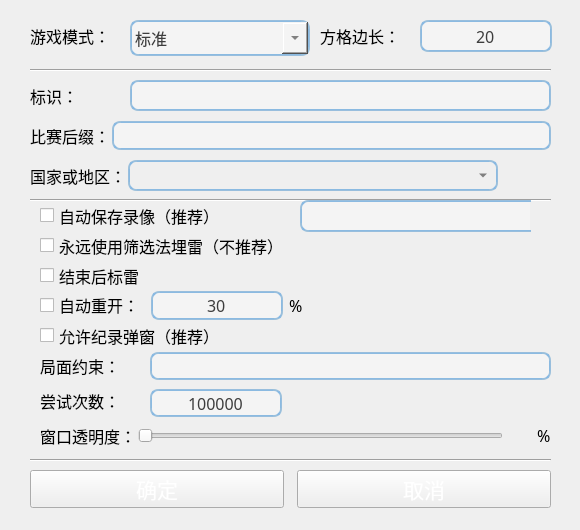
<?xml version="1.0" encoding="UTF-8"?>
<ui version="4.0">
 <class>Form</class>
 <widget class="QWidget" name="Form">
  <property name="windowModality">
   <enum>Qt::NonModal</enum>
  </property>
  <property name="geometry">
   <rect>
    <x>0</x>
    <y>0</y>
    <width>580</width>
    <height>530</height>
   </rect>
  </property>
  <property name="minimumSize">
   <size>
    <width>580</width>
    <height>530</height>
   </size>
  </property>
  <property name="maximumSize">
   <size>
    <width>580</width>
    <height>530</height>
   </size>
  </property>
  <property name="mouseTracking">
   <bool>true</bool>
  </property>
  <property name="focusPolicy">
   <enum>Qt::ClickFocus</enum>
  </property>
  <property name="windowTitle">
   <string>游戏设置</string>
  </property>
  <property name="windowIcon">
   <iconset>
    <normaloff>media/cat.ico</normaloff>media/cat.ico</iconset>
  </property>
  <property name="styleSheet">
   <string notr="true">QComboBox::drop-down {
    width: 26px;
}</string>
  </property>
  <widget class="QPushButton" name="pushButton_yes">
   <property name="geometry">
    <rect>
     <x>30</x>
     <y>470</y>
     <width>254</width>
     <height>38</height>
    </rect>
   </property>
   <property name="minimumSize">
    <size>
     <width>254</width>
     <height>0</height>
    </size>
   </property>
   <property name="maximumSize">
    <size>
     <width>254</width>
     <height>16777215</height>
    </size>
   </property>
   <property name="font">
    <font>
     <family>微软雅黑</family>
     <pointsize>16</pointsize>
     <weight>50</weight>
     <italic>false</italic>
     <bold>false</bold>
    </font>
   </property>
   <property name="focusPolicy">
    <enum>Qt::NoFocus</enum>
   </property>
   <property name="styleSheet">
    <string notr="true">border-image: url(media/button.png);
font: 16pt &quot;微软雅黑&quot;;
color:white;</string>
   </property>
   <property name="text">
    <string>确定</string>
   </property>
   <property name="autoDefault">
    <bool>false</bool>
   </property>
   <property name="flat">
    <bool>false</bool>
   </property>
  </widget>
  <widget class="QPushButton" name="pushButton_no">
   <property name="geometry">
    <rect>
     <x>297</x>
     <y>470</y>
     <width>254</width>
     <height>38</height>
    </rect>
   </property>
   <property name="minimumSize">
    <size>
     <width>254</width>
     <height>0</height>
    </size>
   </property>
   <property name="maximumSize">
    <size>
     <width>254</width>
     <height>16777215</height>
    </size>
   </property>
   <property name="font">
    <font>
     <family>微软雅黑</family>
     <pointsize>16</pointsize>
     <weight>50</weight>
     <italic>false</italic>
     <bold>false</bold>
    </font>
   </property>
   <property name="focusPolicy">
    <enum>Qt::NoFocus</enum>
   </property>
   <property name="styleSheet">
    <string notr="true">border-image: url(media/button.png);
font: 16pt &quot;微软雅黑&quot;;
color:white;</string>
   </property>
   <property name="text">
    <string>取消</string>
   </property>
  </widget>
  <widget class="Line" name="line_2">
   <property name="geometry">
    <rect>
     <x>30</x>
     <y>450</y>
     <width>521</width>
     <height>20</height>
    </rect>
   </property>
   <property name="orientation">
    <enum>Qt::Horizontal</enum>
   </property>
  </widget>
  <widget class="QCheckBox" name="checkBox_end_then_flag">
   <property name="geometry">
    <rect>
     <x>40</x>
     <y>260</y>
     <width>511</width>
     <height>31</height>
    </rect>
   </property>
   <property name="font">
    <font>
     <family>微软雅黑</family>
     <pointsize>12</pointsize>
    </font>
   </property>
   <property name="toolTip">
    <string/>
   </property>
   <property name="styleSheet">
    <string notr="true"/>
   </property>
   <property name="text">
    <string>结束后标雷</string>
   </property>
  </widget>
  <widget class="QLabel" name="label_label">
   <property name="geometry">
    <rect>
     <x>30</x>
     <y>80</y>
     <width>101</width>
     <height>32</height>
    </rect>
   </property>
   <property name="font">
    <font>
     <family>微软雅黑</family>
     <pointsize>12</pointsize>
    </font>
   </property>
   <property name="text">
    <string>标识：</string>
   </property>
   <property name="scaledContents">
    <bool>false</bool>
   </property>
   <property name="wordWrap">
    <bool>false</bool>
   </property>
  </widget>
  <widget class="QCheckBox" name="checkBox_filter_forever">
   <property name="geometry">
    <rect>
     <x>40</x>
     <y>230</y>
     <width>511</width>
     <height>31</height>
    </rect>
   </property>
   <property name="font">
    <font>
     <family>微软雅黑</family>
     <pointsize>12</pointsize>
    </font>
   </property>
   <property name="toolTip">
    <string>勾选后永远使用筛选法埋雷，否则会适时改用调整法</string>
   </property>
   <property name="styleSheet">
    <string notr="true"/>
   </property>
   <property name="text">
    <string>永远使用筛选法埋雷（不推荐）</string>
   </property>
  </widget>
  <widget class="Line" name="line_3">
   <property name="geometry">
    <rect>
     <x>30</x>
     <y>60</y>
     <width>521</width>
     <height>20</height>
    </rect>
   </property>
   <property name="orientation">
    <enum>Qt::Horizontal</enum>
   </property>
  </widget>
  <widget class="QCheckBox" name="checkBox_autosave_video">
   <property name="geometry">
    <rect>
     <x>40</x>
     <y>200</y>
     <width>511</width>
     <height>31</height>
    </rect>
   </property>
   <property name="font">
    <font>
     <family>微软雅黑</family>
     <pointsize>12</pointsize>
    </font>
   </property>
   <property name="toolTip">
    <string>完成后自动将录像保存到replay文件夹下</string>
   </property>
   <property name="styleSheet">
    <string notr="true"/>
   </property>
   <property name="text">
    <string>自动保存录像（推荐）</string>
   </property>
  </widget>
  <widget class="QLabel" name="label_gamemode">
   <property name="geometry">
    <rect>
     <x>30</x>
     <y>20</y>
     <width>101</width>
     <height>32</height>
    </rect>
   </property>
   <property name="font">
    <font>
     <family>微软雅黑</family>
     <pointsize>12</pointsize>
    </font>
   </property>
   <property name="text">
    <string>游戏模式：</string>
   </property>
   <property name="scaledContents">
    <bool>false</bool>
   </property>
   <property name="wordWrap">
    <bool>false</bool>
   </property>
  </widget>
  <widget class="QLineEdit" name="lineEdit_label">
   <property name="geometry">
    <rect>
     <x>130</x>
     <y>80</y>
     <width>421</width>
     <height>31</height>
    </rect>
   </property>
   <property name="font">
    <font>
     <family>微软雅黑</family>
     <pointsize>12</pointsize>
    </font>
   </property>
   <property name="focusPolicy">
    <enum>Qt::ClickFocus</enum>
   </property>
   <property name="styleSheet">
    <string notr="true">border-width: 2px;
border-radius: 8px;
border-style: solid;
border-top-color: qlineargradient(spread:pad, x1:0.5, y1:1, x2:0.5, y2:0, stop:0 #85b7e3, stop:1 #9ec1db);
border-right-color: qlineargradient(spread:pad, x1:0, y1:0, x2:1, y2:0, stop:0 #85b7e3, stop:1 #9ec1db);
border-bottom-color: qlineargradient(spread:pad, x1:0.5, y1:0, x2:0.5, y2:1, stop:0 #85b7e3, stop:1 #9ec1db);
border-left-color: qlineargradient(spread:pad, x1:1, y1:0, x2:0, y2:0, stop:0 #85b7e3, stop:1 #9ec1db);
background-color: #f4f4f4;
color: #3d3d3d;</string>
   </property>
   <property name="text">
    <string notr="true"/>
   </property>
   <property name="maxLength">
    <number>1024</number>
   </property>
   <property name="alignment">
    <set>Qt::AlignCenter</set>
   </property>
  </widget>
  <widget class="QSpinBox" name="spinBox_pixsize">
   <property name="geometry">
    <rect>
     <x>420</x>
     <y>20</y>
     <width>132</width>
     <height>32</height>
    </rect>
   </property>
   <property name="sizePolicy">
    <sizepolicy hsizetype="Minimum" vsizetype="Fixed">
     <horstretch>0</horstretch>
     <verstretch>0</verstretch>
    </sizepolicy>
   </property>
   <property name="minimumSize">
    <size>
     <width>132</width>
     <height>0</height>
    </size>
   </property>
   <property name="maximumSize">
    <size>
     <width>132</width>
     <height>16777215</height>
    </size>
   </property>
   <property name="font">
    <font>
     <family>微软雅黑</family>
     <pointsize>12</pointsize>
    </font>
   </property>
   <property name="focusPolicy">
    <enum>Qt::ClickFocus</enum>
   </property>
   <property name="styleSheet">
    <string notr="true">border-width: 2px;
border-radius: 8px;
border-style: solid;
border-top-color: qlineargradient(spread:pad, x1:0.5, y1:1, x2:0.5, y2:0, stop:0 #85b7e3, stop:1 #9ec1db);
border-right-color: qlineargradient(spread:pad, x1:0, y1:0, x2:1, y2:0, stop:0 #85b7e3, stop:1 #9ec1db);
border-bottom-color: qlineargradient(spread:pad, x1:0.5, y1:0, x2:0.5, y2:1, stop:0 #85b7e3, stop:1 #9ec1db);
border-left-color: qlineargradient(spread:pad, x1:1, y1:0, x2:0, y2:0, stop:0 #85b7e3, stop:1 #9ec1db);
background-color: #f4f4f4;
color: #3d3d3d;</string>
   </property>
   <property name="frame">
    <bool>true</bool>
   </property>
   <property name="alignment">
    <set>Qt::AlignCenter</set>
   </property>
   <property name="buttonSymbols">
    <enum>QAbstractSpinBox::NoButtons</enum>
   </property>
   <property name="keyboardTracking">
    <bool>true</bool>
   </property>
   <property name="showGroupSeparator" stdset="0">
    <bool>false</bool>
   </property>
   <property name="minimum">
    <number>1</number>
   </property>
   <property name="maximum">
    <number>200</number>
   </property>
   <property name="value">
    <number>20</number>
   </property>
  </widget>
  <widget class="QLabel" name="label_pixsize">
   <property name="geometry">
    <rect>
     <x>320</x>
     <y>20</y>
     <width>100</width>
     <height>32</height>
    </rect>
   </property>
   <property name="minimumSize">
    <size>
     <width>100</width>
     <height>0</height>
    </size>
   </property>
   <property name="maximumSize">
    <size>
     <width>100</width>
     <height>16777215</height>
    </size>
   </property>
   <property name="font">
    <font>
     <family>微软雅黑</family>
     <pointsize>12</pointsize>
    </font>
   </property>
   <property name="text">
    <string>方格边长：</string>
   </property>
   <property name="scaledContents">
    <bool>false</bool>
   </property>
   <property name="wordWrap">
    <bool>false</bool>
   </property>
  </widget>
  <widget class="QComboBox" name="comboBox_gamemode">
   <property name="geometry">
    <rect>
     <x>130</x>
     <y>20</y>
     <width>180</width>
     <height>36</height>
    </rect>
   </property>
   <property name="font">
    <font>
     <family>微软雅黑</family>
     <pointsize>12</pointsize>
    </font>
   </property>
   <property name="focusPolicy">
    <enum>Qt::ClickFocus</enum>
   </property>
   <property name="styleSheet">
    <string notr="true">border-width: 2px;
border-radius: 8px;
border-style: solid;
border-top-color: qlineargradient(spread:pad, x1:0.5, y1:1, x2:0.5, y2:0, stop:0 #85b7e3, stop:1 #9ec1db);
border-right-color: qlineargradient(spread:pad, x1:0, y1:0, x2:1, y2:0, stop:0 #85b7e3, stop:1 #9ec1db);
border-bottom-color: qlineargradient(spread:pad, x1:0.5, y1:0, x2:0.5, y2:1, stop:0 #85b7e3, stop:1 #9ec1db);
border-left-color: qlineargradient(spread:pad, x1:1, y1:0, x2:0, y2:0, stop:0 #85b7e3, stop:1 #9ec1db);
background-color: #f4f4f4;
width:102px;
height: 32px;
color: #3d3d3d;

</string>
   </property>
   <property name="currentIndex">
    <number>0</number>
   </property>
   <property name="sizeAdjustPolicy">
    <enum>QComboBox::AdjustToMinimumContentsLength</enum>
   </property>
   <item>
    <property name="text">
     <string>标准</string>
    </property>
   </item>
   <item>
    <property name="text">
     <string>Win7</string>
    </property>
   </item>
   <item>
    <property name="text">
     <string>强无猜</string>
    </property>
   </item>
   <item>
    <property name="text">
     <string>弱无猜</string>
    </property>
   </item>
   <item>
    <property name="text">
     <string>竞速无猜</string>
    </property>
   </item>
   <item>
    <property name="text">
     <string>准无猜</string>
    </property>
   </item>
   <item>
    <property name="text">
     <string>强可猜</string>
    </property>
   </item>
   <item>
    <property name="text">
     <string>弱可猜</string>
    </property>
   </item>
  </widget>
  <widget class="QCheckBox" name="checkBox_auto_notification">
   <property name="geometry">
    <rect>
     <x>40</x>
     <y>320</y>
     <width>511</width>
     <height>31</height>
    </rect>
   </property>
   <property name="font">
    <font>
     <family>微软雅黑</family>
     <pointsize>12</pointsize>
    </font>
   </property>
   <property name="toolTip">
    <string/>
   </property>
   <property name="styleSheet">
    <string notr="true"/>
   </property>
   <property name="text">
    <string>允许纪录弹窗（推荐）</string>
   </property>
  </widget>
  <widget class="Line" name="line_4">
   <property name="geometry">
    <rect>
     <x>30</x>
     <y>190</y>
     <width>521</width>
     <height>20</height>
    </rect>
   </property>
   <property name="orientation">
    <enum>Qt::Horizontal</enum>
   </property>
  </widget>
  <widget class="QSpinBox" name="spinBox_attempt_times_limit">
   <property name="geometry">
    <rect>
     <x>150</x>
     <y>389</y>
     <width>132</width>
     <height>28</height>
    </rect>
   </property>
   <property name="sizePolicy">
    <sizepolicy hsizetype="Minimum" vsizetype="Fixed">
     <horstretch>0</horstretch>
     <verstretch>0</verstretch>
    </sizepolicy>
   </property>
   <property name="font">
    <font>
     <family>微软雅黑</family>
     <pointsize>12</pointsize>
    </font>
   </property>
   <property name="focusPolicy">
    <enum>Qt::ClickFocus</enum>
   </property>
   <property name="styleSheet">
    <string notr="true">border-width: 2px;
border-radius: 8px;
border-style: solid;
border-top-color: qlineargradient(spread:pad, x1:0.5, y1:1, x2:0.5, y2:0, stop:0 #85b7e3, stop:1 #9ec1db);
border-right-color: qlineargradient(spread:pad, x1:0, y1:0, x2:1, y2:0, stop:0 #85b7e3, stop:1 #9ec1db);
border-bottom-color: qlineargradient(spread:pad, x1:0.5, y1:0, x2:0.5, y2:1, stop:0 #85b7e3, stop:1 #9ec1db);
border-left-color: qlineargradient(spread:pad, x1:1, y1:0, x2:0, y2:0, stop:0 #85b7e3, stop:1 #9ec1db);
background-color: #f4f4f4;
color: #3d3d3d;</string>
   </property>
   <property name="frame">
    <bool>true</bool>
   </property>
   <property name="alignment">
    <set>Qt::AlignCenter</set>
   </property>
   <property name="buttonSymbols">
    <enum>QAbstractSpinBox::NoButtons</enum>
   </property>
   <property name="keyboardTracking">
    <bool>true</bool>
   </property>
   <property name="showGroupSeparator" stdset="0">
    <bool>false</bool>
   </property>
   <property name="minimum">
    <number>0</number>
   </property>
   <property name="maximum">
    <number>99999999</number>
   </property>
   <property name="value">
    <number>99999999</number>
   </property>
  </widget>
  <widget class="QLabel" name="label_attempt_times_limit">
   <property name="geometry">
    <rect>
     <x>40</x>
     <y>385</y>
     <width>101</width>
     <height>31</height>
    </rect>
   </property>
   <property name="font">
    <font>
     <family>微软雅黑</family>
     <pointsize>12</pointsize>
    </font>
   </property>
   <property name="text">
    <string>尝试次数：</string>
   </property>
   <property name="scaledContents">
    <bool>false</bool>
   </property>
   <property name="wordWrap">
    <bool>false</bool>
   </property>
  </widget>
  <widget class="QLineEdit" name="lineEdit_constraint">
   <property name="geometry">
    <rect>
     <x>150</x>
     <y>352</y>
     <width>401</width>
     <height>28</height>
    </rect>
   </property>
   <property name="font">
    <font>
     <family>微软雅黑</family>
     <pointsize>12</pointsize>
    </font>
   </property>
   <property name="focusPolicy">
    <enum>Qt::ClickFocus</enum>
   </property>
   <property name="styleSheet">
    <string notr="true">border-width: 2px;
border-radius: 8px;
border-style: solid;
border-top-color: qlineargradient(spread:pad, x1:0.5, y1:1, x2:0.5, y2:0, stop:0 #85b7e3, stop:1 #9ec1db);
border-right-color: qlineargradient(spread:pad, x1:0, y1:0, x2:1, y2:0, stop:0 #85b7e3, stop:1 #9ec1db);
border-bottom-color: qlineargradient(spread:pad, x1:0.5, y1:0, x2:0.5, y2:1, stop:0 #85b7e3, stop:1 #9ec1db);
border-left-color: qlineargradient(spread:pad, x1:1, y1:0, x2:0, y2:0, stop:0 #85b7e3, stop:1 #9ec1db);
background-color: #f4f4f4;
color: #3d3d3d;</string>
   </property>
   <property name="text">
    <string/>
   </property>
   <property name="alignment">
    <set>Qt::AlignCenter</set>
   </property>
  </widget>
  <widget class="QLabel" name="label_constraint">
   <property name="geometry">
    <rect>
     <x>40</x>
     <y>350</y>
     <width>101</width>
     <height>31</height>
    </rect>
   </property>
   <property name="font">
    <font>
     <family>微软雅黑</family>
     <pointsize>12</pointsize>
    </font>
   </property>
   <property name="text">
    <string>局面约束：</string>
   </property>
   <property name="scaledContents">
    <bool>false</bool>
   </property>
   <property name="wordWrap">
    <bool>false</bool>
   </property>
  </widget>
  <widget class="QWidget" name="horizontalLayoutWidget">
   <property name="geometry">
    <rect>
     <x>40</x>
     <y>285</y>
     <width>511</width>
     <height>41</height>
    </rect>
   </property>
   <layout class="QHBoxLayout" name="horizontalLayout">
    <item>
     <widget class="QCheckBox" name="checkBox_auto_replay">
      <property name="font">
       <font>
        <family>微软雅黑</family>
        <pointsize>12</pointsize>
       </font>
      </property>
      <property name="toolTip">
       <string/>
      </property>
      <property name="styleSheet">
       <string notr="true"/>
      </property>
      <property name="text">
       <string>自动重开：</string>
      </property>
     </widget>
    </item>
    <item>
     <widget class="QSpinBox" name="spinBox_auto_replay">
      <property name="sizePolicy">
       <sizepolicy hsizetype="Minimum" vsizetype="Fixed">
        <horstretch>0</horstretch>
        <verstretch>0</verstretch>
       </sizepolicy>
      </property>
      <property name="minimumSize">
       <size>
        <width>132</width>
        <height>0</height>
       </size>
      </property>
      <property name="font">
       <font>
        <family>微软雅黑</family>
        <pointsize>12</pointsize>
       </font>
      </property>
      <property name="focusPolicy">
       <enum>Qt::ClickFocus</enum>
      </property>
      <property name="styleSheet">
       <string notr="true">QSpinBox{
border-width: 2px;
border-radius: 8px;
border-style: solid;
border-top-color: qlineargradient(spread:pad, x1:0.5, y1:1, x2:0.5, y2:0, stop:0 #85b7e3, stop:1 #9ec1db);
border-right-color: qlineargradient(spread:pad, x1:0, y1:0, x2:1, y2:0, stop:0 #85b7e3, stop:1 #9ec1db);
border-bottom-color: qlineargradient(spread:pad, x1:0.5, y1:0, x2:0.5, y2:1, stop:0 #85b7e3, stop:1 #9ec1db);
border-left-color: qlineargradient(spread:pad, x1:1, y1:0, x2:0, y2:0, stop:0 #85b7e3, stop:1 #9ec1db);
background-color: #f4f4f4;
color: #3d3d3d;
}</string>
      </property>
      <property name="frame">
       <bool>true</bool>
      </property>
      <property name="alignment">
       <set>Qt::AlignCenter</set>
      </property>
      <property name="buttonSymbols">
       <enum>QAbstractSpinBox::NoButtons</enum>
      </property>
      <property name="keyboardTracking">
       <bool>true</bool>
      </property>
      <property name="showGroupSeparator" stdset="0">
       <bool>false</bool>
      </property>
      <property name="minimum">
       <number>0</number>
      </property>
      <property name="maximum">
       <number>100</number>
      </property>
      <property name="value">
       <number>30</number>
      </property>
     </widget>
    </item>
    <item>
     <widget class="QLabel" name="label_auto_replay_percent">
      <property name="font">
       <font>
        <family>微软雅黑</family>
        <pointsize>12</pointsize>
       </font>
      </property>
      <property name="toolTip">
       <string notr="true"/>
      </property>
      <property name="statusTip">
       <string notr="true"/>
      </property>
      <property name="whatsThis">
       <string notr="true"/>
      </property>
      <property name="text">
       <string notr="true">%</string>
      </property>
      <property name="scaledContents">
       <bool>false</bool>
      </property>
      <property name="wordWrap">
       <bool>false</bool>
      </property>
     </widget>
    </item>
    <item>
     <spacer name="horizontalSpacer">
      <property name="orientation">
       <enum>Qt::Horizontal</enum>
      </property>
      <property name="sizeHint" stdset="0">
       <size>
        <width>40</width>
        <height>20</height>
       </size>
      </property>
     </spacer>
    </item>
   </layout>
  </widget>
  <widget class="QWidget" name="horizontalWidget_country" native="true">
   <property name="geometry">
    <rect>
     <x>30</x>
     <y>155</y>
     <width>521</width>
     <height>41</height>
    </rect>
   </property>
   <layout class="QHBoxLayout" name="horizontalLayout_2" stretch="2,20,1">
    <property name="spacing">
     <number>2</number>
    </property>
    <property name="leftMargin">
     <number>0</number>
    </property>
    <property name="topMargin">
     <number>0</number>
    </property>
    <property name="rightMargin">
     <number>0</number>
    </property>
    <property name="bottomMargin">
     <number>0</number>
    </property>
    <item>
     <widget class="QLabel" name="label_country">
      <property name="sizePolicy">
       <sizepolicy hsizetype="Preferred" vsizetype="Preferred">
        <horstretch>0</horstretch>
        <verstretch>0</verstretch>
       </sizepolicy>
      </property>
      <property name="font">
       <font>
        <family>微软雅黑</family>
        <pointsize>12</pointsize>
       </font>
      </property>
      <property name="text">
       <string>国家或地区：</string>
      </property>
      <property name="scaledContents">
       <bool>false</bool>
      </property>
      <property name="wordWrap">
       <bool>false</bool>
      </property>
     </widget>
    </item>
    <item>
     <widget class="BetterQCombox" name="comboBox_country">
      <property name="minimumSize">
       <size>
        <width>0</width>
        <height>31</height>
       </size>
      </property>
      <property name="maximumSize">
       <size>
        <width>16777215</width>
        <height>31</height>
       </size>
      </property>
      <property name="font">
       <font>
        <family>微软雅黑</family>
        <pointsize>12</pointsize>
        <weight>50</weight>
        <italic>false</italic>
        <bold>false</bold>
       </font>
      </property>
      <property name="focusPolicy">
       <enum>Qt::ClickFocus</enum>
      </property>
      <property name="styleSheet">
       <string notr="true">QComboBox {
border-width: 2px;
border-radius: 8px;
border-style: solid;
border-top-color: qlineargradient(spread:pad, x1:0.5, y1:1, x2:0.5, y2:0, stop:0 #85b7e3, stop:1 #9ec1db);
border-right-color: qlineargradient(spread:pad, x1:0, y1:0, x2:1, y2:0, stop:0 #85b7e3, stop:1 #9ec1db);
border-bottom-color: qlineargradient(spread:pad, x1:0.5, y1:0, x2:0.5, y2:1, stop:0 #85b7e3, stop:1 #9ec1db);
border-left-color: qlineargradient(spread:pad, x1:1, y1:0, x2:0, y2:0, stop:0 #85b7e3, stop:1 #9ec1db);
background-color: rgba(244,244,244,0);
width:102px;
height: 32px;
color: #3d3d3d;
	font: 12pt &quot;微软雅黑&quot;;
}

</string>
      </property>
      <property name="editable">
       <bool>true</bool>
      </property>
      <property name="currentText">
       <string notr="true"/>
      </property>
      <property name="currentIndex">
       <number>-1</number>
      </property>
      <property name="sizeAdjustPolicy">
       <enum>QComboBox::AdjustToMinimumContentsLength</enum>
      </property>
      <property name="modelColumn">
       <number>0</number>
      </property>
     </widget>
    </item>
    <item>
     <widget class="QLabel" name="label_national_flag">
      <property name="minimumSize">
       <size>
        <width>51</width>
        <height>0</height>
       </size>
      </property>
      <property name="maximumSize">
       <size>
        <width>51</width>
        <height>500</height>
       </size>
      </property>
      <property name="font">
       <font>
        <family>微软雅黑</family>
        <pointsize>16</pointsize>
       </font>
      </property>
      <property name="styleSheet">
       <string notr="true">background-color:rgba(0,0,0,0)</string>
      </property>
      <property name="text">
       <string/>
      </property>
      <property name="alignment">
       <set>Qt::AlignCenter</set>
      </property>
      <property name="wordWrap">
       <bool>false</bool>
      </property>
     </widget>
    </item>
   </layout>
  </widget>
  <widget class="QWidget" name="horizontalWidget_transparency" native="true">
   <property name="geometry">
    <rect>
     <x>40</x>
     <y>415</y>
     <width>511</width>
     <height>41</height>
    </rect>
   </property>
   <layout class="QHBoxLayout" name="horizontalLayout_3">
    <property name="spacing">
     <number>2</number>
    </property>
    <property name="leftMargin">
     <number>0</number>
    </property>
    <property name="topMargin">
     <number>0</number>
    </property>
    <property name="rightMargin">
     <number>0</number>
    </property>
    <property name="bottomMargin">
     <number>0</number>
    </property>
    <item>
     <widget class="QLabel" name="label_transparency">
      <property name="font">
       <font>
        <family>微软雅黑</family>
        <pointsize>12</pointsize>
       </font>
      </property>
      <property name="text">
       <string>窗口透明度：</string>
      </property>
      <property name="scaledContents">
       <bool>false</bool>
      </property>
      <property name="wordWrap">
       <bool>false</bool>
      </property>
     </widget>
    </item>
    <item>
     <widget class="QSlider" name="horizontalSlider_transparency">
      <property name="maximum">
       <number>100</number>
      </property>
      <property name="singleStep">
       <number>1</number>
      </property>
      <property name="orientation">
       <enum>Qt::Horizontal</enum>
      </property>
     </widget>
    </item>
    <item>
     <widget class="QLabel" name="label_transparency_percent_value">
      <property name="minimumSize">
       <size>
        <width>30</width>
        <height>0</height>
       </size>
      </property>
      <property name="font">
       <font>
        <family>微软雅黑</family>
        <pointsize>12</pointsize>
       </font>
      </property>
      <property name="layoutDirection">
       <enum>Qt::LeftToRight</enum>
      </property>
      <property name="text">
       <string/>
      </property>
      <property name="scaledContents">
       <bool>false</bool>
      </property>
      <property name="alignment">
       <set>Qt::AlignRight|Qt::AlignTrailing|Qt::AlignVCenter</set>
      </property>
      <property name="wordWrap">
       <bool>false</bool>
      </property>
     </widget>
    </item>
    <item>
     <widget class="QLabel" name="label_transparency_percent">
      <property name="font">
       <font>
        <family>微软雅黑</family>
        <pointsize>12</pointsize>
       </font>
      </property>
      <property name="toolTip">
       <string notr="true"/>
      </property>
      <property name="statusTip">
       <string notr="true"/>
      </property>
      <property name="whatsThis">
       <string notr="true"/>
      </property>
      <property name="accessibleName">
       <string notr="true"/>
      </property>
      <property name="accessibleDescription">
       <string notr="true"/>
      </property>
      <property name="text">
       <string notr="true">%</string>
      </property>
      <property name="scaledContents">
       <bool>false</bool>
      </property>
      <property name="wordWrap">
       <bool>false</bool>
      </property>
     </widget>
    </item>
   </layout>
  </widget>
  <widget class="QWidget" name="horizontalWidget_race" native="true">
   <property name="geometry">
    <rect>
     <x>30</x>
     <y>115</y>
     <width>521</width>
     <height>41</height>
    </rect>
   </property>
   <layout class="QHBoxLayout" name="horizontalLayout_4">
    <property name="spacing">
     <number>2</number>
    </property>
    <property name="leftMargin">
     <number>0</number>
    </property>
    <property name="topMargin">
     <number>0</number>
    </property>
    <property name="rightMargin">
     <number>0</number>
    </property>
    <property name="bottomMargin">
     <number>0</number>
    </property>
    <item>
     <widget class="QLabel" name="label_race_label">
      <property name="font">
       <font>
        <family>微软雅黑</family>
        <pointsize>12</pointsize>
       </font>
      </property>
      <property name="text">
       <string>比赛后缀：</string>
      </property>
      <property name="scaledContents">
       <bool>false</bool>
      </property>
      <property name="wordWrap">
       <bool>false</bool>
      </property>
     </widget>
    </item>
    <item>
     <widget class="QLineEdit" name="lineEdit_race_label">
      <property name="font">
       <font>
        <family>微软雅黑</family>
        <pointsize>12</pointsize>
       </font>
      </property>
      <property name="focusPolicy">
       <enum>Qt::ClickFocus</enum>
      </property>
      <property name="styleSheet">
       <string notr="true">border-width: 2px;
border-radius: 8px;
border-style: solid;
border-top-color: qlineargradient(spread:pad, x1:0.5, y1:1, x2:0.5, y2:0, stop:0 #85b7e3, stop:1 #9ec1db);
border-right-color: qlineargradient(spread:pad, x1:0, y1:0, x2:1, y2:0, stop:0 #85b7e3, stop:1 #9ec1db);
border-bottom-color: qlineargradient(spread:pad, x1:0.5, y1:0, x2:0.5, y2:1, stop:0 #85b7e3, stop:1 #9ec1db);
border-left-color: qlineargradient(spread:pad, x1:1, y1:0, x2:0, y2:0, stop:0 #85b7e3, stop:1 #9ec1db);
background-color: #f4f4f4;
color: #3d3d3d;</string>
      </property>
      <property name="text">
       <string notr="true"/>
      </property>
      <property name="maxLength">
       <number>1024</number>
      </property>
      <property name="alignment">
       <set>Qt::AlignCenter</set>
      </property>
     </widget>
    </item>
   </layout>
  </widget>
  <widget class="QLineEdit" name="lineEdit_country">
   <property name="geometry">
    <rect>
     <x>300</x>
     <y>200</y>
     <width>231</width>
     <height>32</height>
    </rect>
   </property>
   <property name="font">
    <font>
     <family>微软雅黑</family>
     <pointsize>12</pointsize>
    </font>
   </property>
   <property name="focusPolicy">
    <enum>Qt::ClickFocus</enum>
   </property>
   <property name="styleSheet">
    <string notr="true">border-width: 2px;
border-top-left-radius: 8px;
border-bottom-left-radius: 8px;
border-style: solid;
border-top-color: qlineargradient(spread:pad, x1:0.5, y1:1, x2:0.5, y2:0, stop:0 #85b7e3, stop:1 #9ec1db);
border-right-color: rgba(0,0,0,0);
border-bottom-color: qlineargradient(spread:pad, x1:0.5, y1:0, x2:0.5, y2:1, stop:0 #85b7e3, stop:1 #9ec1db);
border-left-color: qlineargradient(spread:pad, x1:1, y1:0, x2:0, y2:0, stop:0 #85b7e3, stop:1 #9ec1db);
background-color: #f4f4f4;
color: #3d3d3d;</string>
   </property>
   <property name="text">
    <string notr="true"/>
   </property>
   <property name="maxLength">
    <number>1024</number>
   </property>
   <property name="alignment">
    <set>Qt::AlignCenter</set>
   </property>
  </widget>
 </widget>
 <customwidgets>
  <customwidget>
   <class>BetterQCombox</class>
   <extends>QComboBox</extends>
   <header>ui.uiComponents</header>
  </customwidget>
 </customwidgets>
 <resources/>
 <connections>
  <connection>
   <sender>checkBox_auto_replay</sender>
   <signal>toggled(bool)</signal>
   <receiver>spinBox_auto_replay</receiver>
   <slot>setEnabled(bool)</slot>
   <hints>
    <hint type="sourcelabel">
     <x>138</x>
     <y>303</y>
    </hint>
    <hint type="destinationlabel">
     <x>191</x>
     <y>298</y>
    </hint>
   </hints>
  </connection>
  <connection>
   <sender>checkBox_auto_replay</sender>
   <signal>toggled(bool)</signal>
   <receiver>label_auto_replay_percent</receiver>
   <slot>setEnabled(bool)</slot>
   <hints>
    <hint type="sourcelabel">
     <x>150</x>
     <y>315</y>
    </hint>
    <hint type="destinationlabel">
     <x>326</x>
     <y>315</y>
    </hint>
   </hints>
  </connection>
  <connection>
   <sender>pushButton_no</sender>
   <signal>clicked()</signal>
   <receiver>Form</receiver>
   <slot>close()</slot>
   <hints>
    <hint type="sourcelabel">
     <x>530</x>
     <y>489</y>
    </hint>
    <hint type="destinationlabel">
     <x>566</x>
     <y>478</y>
    </hint>
   </hints>
  </connection>
  <connection>
   <sender>horizontalSlider_transparency</sender>
   <signal>valueChanged(int)</signal>
   <receiver>label_transparency_percent_value</receiver>
   <slot>setNum(int)</slot>
   <hints>
    <hint type="sourcelabel">
     <x>232</x>
     <y>434</y>
    </hint>
    <hint type="destinationlabel">
     <x>523</x>
     <y>420</y>
    </hint>
   </hints>
  </connection>
  <connection>
   <sender>comboBox_country</sender>
   <signal>activated(QString)</signal>
   <receiver>lineEdit_country</receiver>
   <slot>setText(QString)</slot>
   <hints>
    <hint type="sourcelabel">
     <x>454</x>
     <y>175</y>
    </hint>
    <hint type="destinationlabel">
     <x>459</x>
     <y>205</y>
    </hint>
   </hints>
  </connection>
 </connections>
</ui>
